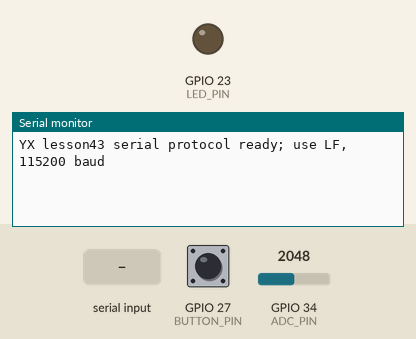
This sketch was run on a simulated ESP32. Parts: output pins drawn as LEDs (lit = HIGH), the last lines printed to the serial monitor. Inputs (shaded band) come from the test bench; at power-on: GPIO 27 (BUTTON_PIN) HIGH, GPIO 34 (ADC_PIN) = 2048 (analog values on the 0–4095 scale).

Above: at 1.2 s.
1.3 s: "PING\n" received over Serial
At 2.1 s:
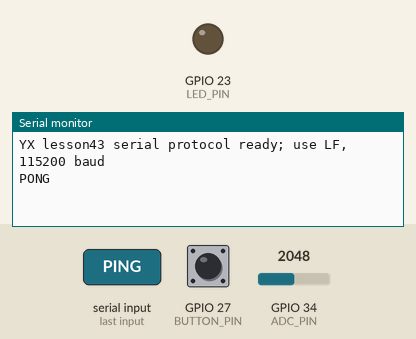
2.8 s: "GET\n" received over Serial
At 3.2 s:
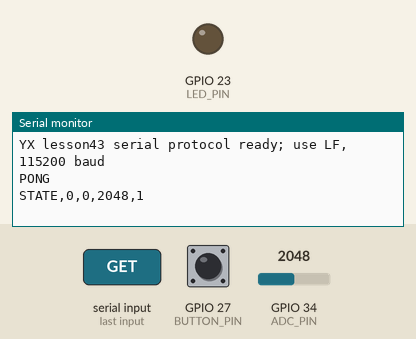
4.3 s: "LED\n" received over Serial
At 5.5 s:
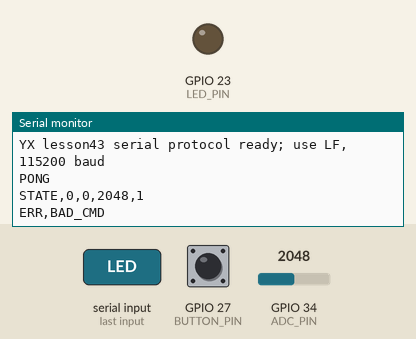

The sketch:

43-serial-protocol.ino
```cpp
// Lesson43: USB serial terminal on the COMPUTER, 115200 baud, LF ending.
#include "course_board.h"
yx::LineReader serialLines;
void setup() {
  Serial.begin(115200); initBoard();
  Serial.println("YX lesson43 serial protocol ready; use LF, 115200 baud");
}
void loop() {
  sampleInputs();
  while (Serial.available()) serialLines.feed(static_cast<char>(Serial.read()),
    [](const std::string &line){Serial.println(commandV1(line).c_str());},
    [](){Serial.println("ERR,TOO_LONG");});
}
```

course_board.h
```cpp
#pragma once
#include <Arduino.h>
#include <esp_arduino_version.h>
#include "course_protocol.h"

// Reference board: ORIGINAL ESP32-WROOM DevKit, not a universal C3/S3 pinout.
constexpr int LED_PIN=23;       // GPIO -> 330 ohm -> LED anode; cathode -> GND.
constexpr int ADC_PIN=34;       // ADC1, input only; pot 3.3 V / GND / wiper.
constexpr int BUTTON_PIN=27;    // Button to GND; internal pull-up; LOW=pressed.
constexpr int PWM_CHANNEL=0;
constexpr unsigned PWM_FREQUENCY=5000;
constexpr unsigned PWM_BITS=8;
yx::State deviceState;
int rawButton=HIGH, stableButton=HIGH;
uint32_t rawChangedAt=0;

inline void writeOutput() {
#if ESP_ARDUINO_VERSION_MAJOR >= 3
  ledcWrite(LED_PIN,deviceState.pwm);
#else
  ledcWrite(PWM_CHANNEL,deviceState.pwm);
#endif
}

inline void initBoard() {
  pinMode(LED_PIN,OUTPUT); digitalWrite(LED_PIN,LOW);
  pinMode(BUTTON_PIN,INPUT_PULLUP);
  analogReadResolution(12);
#if ESP_ARDUINO_VERSION_MAJOR >= 3
  if (!ledcAttach(LED_PIN,PWM_FREQUENCY,PWM_BITS)) Serial.println("LEDC attach failed");
#else
  ledcSetup(PWM_CHANNEL,PWM_FREQUENCY,PWM_BITS); ledcAttachPin(LED_PIN,PWM_CHANNEL);
#endif
  writeOutput();
  rawButton=stableButton=digitalRead(BUTTON_PIN);
  deviceState.button=stableButton;
  rawChangedAt=millis();
}

inline void sampleInputs() {
  int now=digitalRead(BUTTON_PIN);
  if (now!=rawButton) { rawButton=now; rawChangedAt=millis(); }
  if (static_cast<uint32_t>(millis()-rawChangedAt)>=20) stableButton=rawButton;
  deviceState.button=stableButton;
  deviceState.adc=static_cast<unsigned>(analogRead(ADC_PIN));
}

inline std::string commandV1(const std::string &line) {
  sampleInputs(); auto result=yx::processV1(line,deviceState); writeOutput(); return result;
}
```

course_protocol.h
```cpp
#pragma once
// Portable command parser: no Arduino dependencies, testable on the desktop.
#include <cstdint>
#include <string>

namespace yx {
struct State { unsigned led=0, pwm=0, adc=0, button=1; };

inline bool decimal(const std::string &s, uint32_t maximum, uint32_t &out) {
  if (s.empty()) return false;
  uint32_t n=0;
  for (char c:s) {
    if (c<'0'||c>'9') return false;
    unsigned digit=static_cast<unsigned>(c-'0');
    if (n>maximum/10 || (n==maximum/10 && digit>maximum%10)) return false;
    n=n*10+digit;
  }
  out=n; return true;
}

inline std::string processV1(const std::string &line, State &s) {
  if (line=="PING") return "PONG";
  if (line=="GET") return "STATE,"+std::to_string(s.led)+","+std::to_string(s.pwm)+","+std::to_string(s.adc)+","+std::to_string(s.button);
  auto comma=line.find(',');
  if (comma==std::string::npos || line.find(',',comma+1)!=std::string::npos) return "ERR,BAD_CMD";
  auto command=line.substr(0,comma), value=line.substr(comma+1);
  uint32_t n=0;
  if (command=="LED") {
    if (!decimal(value,1,n)) return "ERR,BAD_VALUE";
    s.led=n; s.pwm=n?255:0;
    return "OK,LED,"+std::to_string(n);
  }
  if (command=="PWM") {
    if (!decimal(value,255,n)) return "ERR,BAD_VALUE";
    s.pwm=n; s.led=n?1:0;
    return "OK,PWM,"+std::to_string(n);
  }
  return "ERR,BAD_CMD";
}

class Session {
  bool haveLast_=false;
  uint32_t lastSequence_=0;
  std::string lastCommand_, lastReply_;
public:
  void reset() { haveLast_=false; lastSequence_=0; lastCommand_.clear(); lastReply_.clear(); }
  std::string process(const std::string &line, State &state) {
    auto bar=line.find('|'); uint32_t sequence=0;
    if (bar==std::string::npos || line.find('|',bar+1)!=std::string::npos || !decimal(line.substr(0,bar),2147483647u,sequence) || sequence==0) return "0|ERR,BAD_SEQ";
    std::string command=line.substr(bar+1), prefix=std::to_string(sequence)+"|";
    if (haveLast_ && sequence==lastSequence_) return command==lastCommand_?lastReply_:prefix+"ERR,SEQ_REUSE";
    if (haveLast_ && sequence<lastSequence_) return prefix+"ERR,STALE_SEQ";
    auto reply=prefix+processV1(command,state);
    haveLast_=true; lastSequence_=sequence; lastCommand_=command; lastReply_=reply;
    return reply;
  }
};

class LineReader {
  std::string partial_;
  bool overflow_=false;
public:
  void reset() { partial_.clear(); overflow_=false; }
  // Only calls one callback when LF completes a line; retains partial chunks.
  template<class Line, class Overflow> void feed(char c, Line line, Overflow overflow) {
    if (c=='\n') {
      if (overflow_) overflow();
      else {
        if (!partial_.empty() && partial_.back()=='\r') partial_.pop_back();
        if (!partial_.empty()) line(partial_);
      }
      reset(); return;
    }
    if (overflow_) return;
    // A terminal CR is allowed in addition to the 64 command characters.
    if (partial_.size()>=64 && !(partial_.size()==64 && c=='\r')) {
      partial_.clear(); overflow_=true; return;
    }
    partial_+=c;
  }
};
}
```

Measured:
- after the input at 1.3 s, the serial monitor: prints a new line at once (image 1)
- after the input at 2.8 s, the serial monitor: prints a new line at once (image 2)
- after the input at 4.3 s, the serial monitor: prints a new line at once (image 3)
